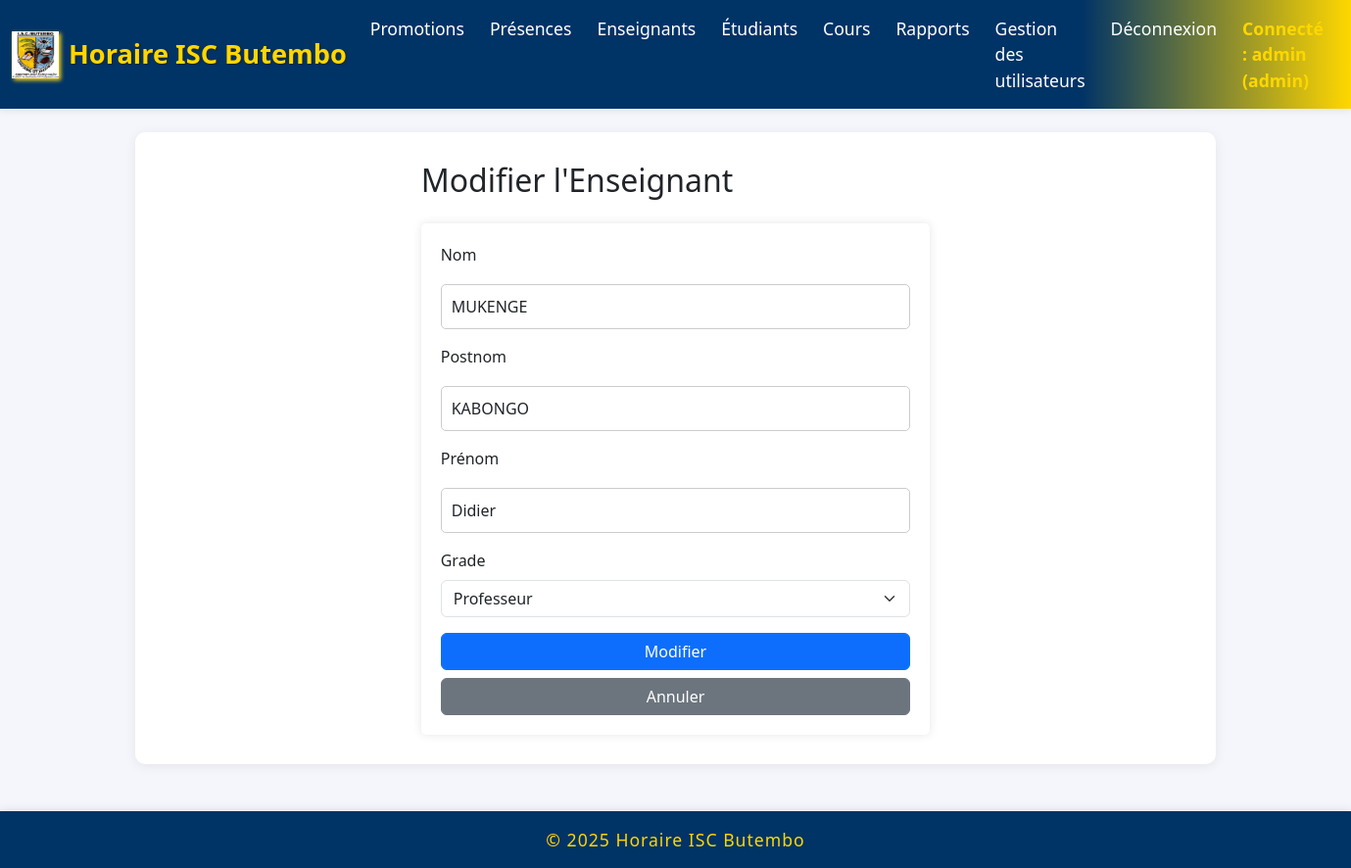
The app's page /enseignants/modifier/1 (signed in) with its own data.
### models/__init__.py (models this page shows)
class Enseignant(db.Model):
    __tablename__ = 'enseignant'
    id = db.Column(db.Integer, primary_key=True)
    nom = db.Column(db.String(100), nullable=False)
    postnom = db.Column(db.String(100), nullable=False)
    prenom = db.Column(db.String(100), nullable=False)
    grade = db.Column(db.String(50), nullable=False)

### app.py (the view, shortened to what this page needs)
@app.route('/enseignants/modifier/<int:id>', methods=['GET', 'POST'])
def modifier_enseignant(id):
    if 'username' not in session:
        return redirect(url_for('home'))
    enseignant = Enseignant.query.get_or_404(id)
    return render_template('modifier_enseignant.html', enseignant=enseignant)

### templates/modifier_enseignant.html (shortened to what this page needs)
{% extends "base.html" %}
{% block content %}
<div class="row justify-content-center">
    <div class="col-md-6">
        <h2 class="mb-4">Modifier l'Enseignant</h2>
        <form method="POST">
            <div class="mb-3">
                <label for="nom" class="form-label">Nom</label>
                <input type="text" class="form-control" id="nom" name="nom" value="{{ enseignant.nom }}" required>
            </div>
            <div class="mb-3">
                <label for="postnom" class="form-label">Postnom</label>
                <input type="text" class="form-control" id="postnom" name="postnom" value="{{ enseignant.postnom }}" required>
            </div>
            <div class="mb-3">
                <label for="prenom" class="form-label">Prénom</label>
                <input type="text" class="form-control" id="prenom" name="prenom" value="{{ enseignant.prenom }}" required>
            </div>
            <div class="mb-3">
                <label for="grade" class="form-label">Grade</label>
                <select class="form-select" id="grade" name="grade" required>
                    <option value="Professeur" {% if enseignant.grade == 'Professeur' %}selected{% endif %}>Professeur</option>
                </select>
            </div>
            <div class="d-grid gap-2">
                <button type="submit" class="btn btn-primary">Modifier</button>
                <a href="{{ url_for('enseignants') }}" class="btn btn-secondary">Annuler</a>
            </div>
        </form>
    </div>
</div>
{% endblock %}

### static/style.css (style rules this page uses)
body { font-family: Arial, sans-serif; margin: 0; padding: 0; background-color: #f4f4f4; }
form { background: #ffffff; padding: 20px; border-radius: 5px; box-shadow: 0 0 10px rgba(0, 0, 0, 0.1); }
input[type="text"], input[type="password"], input[type="submit"] { width: 100%; padding: 10px; margin: 10px 0; border: 1px solid #ccc; border-radius: 5px; }

### templates/base.html (style rules this page uses)
body { background-color: #f4f6fb; font-family: 'Segoe UI', Arial, sans-serif; }

### records on screen
Enseignant: nom "MUKENGE", postnom "KABONGO", prenom "Didier", grade "Professeur"

### other values on screen
{{ session.username }} "admin"
{{ session.role }} "admin"
